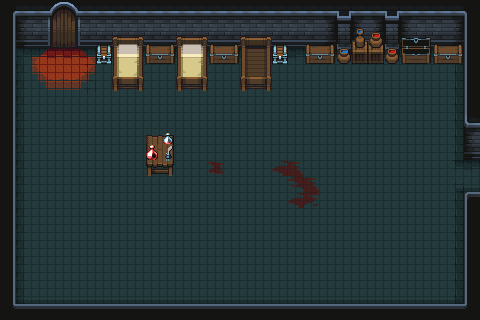

A level layout from a 2D game, rendered from its tile map. Below: a short description, then the map file with tile-grid data replaced by summaries:
An orthogonal 30x20 tile map with 16x16 px tiles, 4 tile layers (Floor Layer, Walls, Furniture Layer, Object layer), 2 tilesets.

<map version="1.9" tiledversion="1.9.2" orientation="orthogonal" renderorder="right-down" width="30" height="20" tilewidth="16" tileheight="16" infinite="0" nextlayerid="6" nextobjectid="1">
 <tileset firstgid="1" source="free_dungon_tiles.tsx" />
 <tileset firstgid="626" source="free_dungeon_items.tsx" />
 <layer id="1" name="Floor Layer" width="30" height="20">
  <data>[600 cells, 600 non-empty, 18 distinct tile ids]</data>
 </layer>
 <layer id="5" name="Walls" width="30" height="20">
  <data>[600 cells, 164 non-empty, 37 distinct tile ids]</data>
 </layer>
 <layer id="3" name="Furniture Layer" width="30" height="20">
  <data>[600 cells, 46 non-empty, 30 distinct tile ids]</data>
 </layer>
 <layer id="4" name="Object layer" width="30" height="20">
  <data>[600 cells, 20 non-empty, 15 distinct tile ids]</data>
 </layer>
</map>
